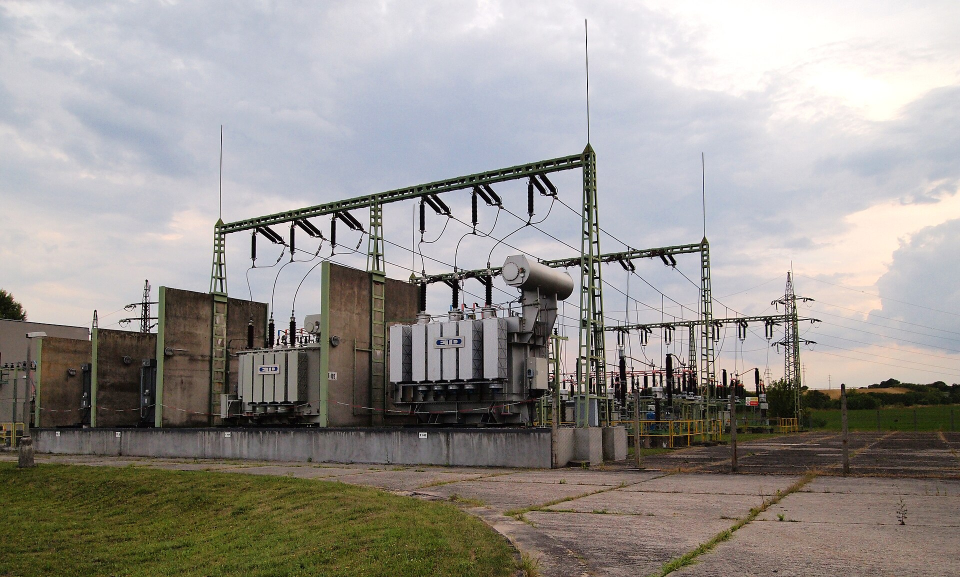
#> input picture img/before-substation.jpg, 1920 x 1154 px, found by its file name (shown at 1/2 size)
$ python make_after.py
#> lines starting #> are read from the running program, lines starting #| are printed output that depends on the picture
"""Draw the Matrica shield (concrete posts, cable grid, crushed-concrete wall) over the real substation photo.

The result is a concept visualisation, not a photo of a built shield. Run from pitch/:
    python scripts/make_after.py
"""
import random
from PIL import Image, ImageDraw, ImageFilter

SRC = "public/img/before-substation.jpg"
OUT = "public/img/after-substation-shield.jpg"
S = 2  # draw at 2x, then downsample for smooth lines

base = Image.open(SRC).convert("RGB")
#> base is the input picture: PIL image 1920x1154 RGB; mean R, G, B 152.8, 148.7, 144.3
W, H = base.size
#> W = 1920; H = 1154
layer = Image.new("RGBA", (W * S, H * S), (0, 0, 0, 0))
#> layer: PIL image 3840x2308 RGBA; every value is 0
d = ImageDraw.Draw(layer)
random.seed(7)

# screen in front of both transformers, about 2 m out on the concrete apron
x0, x1 = 420 * S, 1170 * S
top, ground = 585 * S, 940 * S
wall_top = 885 * S

# crushed-concrete wall at the base
d.rectangle([x0 - 10 * S, wall_top, x1 + 10 * S, ground], fill=(122, 126, 128, 255))
for _ in range(1400):
    cx = random.randint(x0, x1); cy = random.randint(wall_top + 4 * S, ground - 4 * S); r = random.randint(3, 8) * S // 2
    g = random.randint(95, 165)
    d.ellipse([cx - r, cy - r, cx + r, cy + r], fill=(g, g, g + 3, 255))
d.line([x0 - 10 * S, wall_top, x1 + 10 * S, wall_top], fill=(160, 164, 166, 255), width=2 * S)

# cable grid: whole insulated cables, laid straight, ~10 cm spacing
step = 6 * S
cable = (24, 26, 28, 205)
for x in range(x0, x1 + 1, step):
    d.line([x, top + 6 * S, x, wall_top], fill=cable, width=int(1.5 * S))
for y in range(top + 6 * S, wall_top, step):
    d.line([x0, y, x1, y], fill=cable, width=int(1.5 * S))
# thick cables across the lower part, in front of the radiators
for y in range(790 * S, wall_top - 4 * S, 15 * S):
    d.line([x0, y, x1, y], fill=(18, 19, 21, 240), width=5 * S)
# ties at crossings (every other node)
for x in range(x0, x1 + 1, step * 2):
    for y in range(top + 6 * S, wall_top, step * 2):
        d.ellipse([x - 2 * S, y - 2 * S, x + 2 * S, y + 2 * S], fill=(70, 74, 78, 230))

# AMKA ropes, top and bottom
for y in (top + 4 * S, wall_top - 2 * S):
    d.line([x0 - 14 * S, y, x1 + 14 * S, y], fill=(12, 12, 13, 255), width=6 * S)
    d.line([x0 - 14 * S, y - 2 * S, x1 + 14 * S, y - 2 * S], fill=(90, 92, 95, 160), width=1 * S)

# reused concrete posts
for px in [x0, x0 + (x1 - x0) // 4, x0 + (x1 - x0) // 2, x0 + 3 * (x1 - x0) // 4, x1]:
    w = 15 * S
    d.rectangle([px - w, top - 30 * S, px + w, ground], fill=(176, 179, 180, 255))
    d.rectangle([px - w, top - 30 * S, px - w + 7 * S, ground], fill=(205, 207, 208, 255))   # lit side
    d.rectangle([px + w - 8 * S, top - 30 * S, px + w, ground], fill=(132, 135, 137, 255))   # shaded side
    d.rectangle([px - w - 2 * S, top - 34 * S, px + w + 2 * S, top - 26 * S], fill=(150, 153, 155, 255))  # cap
#> this loop made 5 passes
#> px on passes 1 to 5: 840, 1215, 1590, 1965, 2340

# soft contact shadow on the ground
shadow = Image.new("RGBA", layer.size, (0, 0, 0, 0))
ImageDraw.Draw(shadow).rectangle([x0 - 20 * S, ground - 4 * S, x1 + 40 * S, ground + 14 * S], fill=(0, 0, 0, 110))
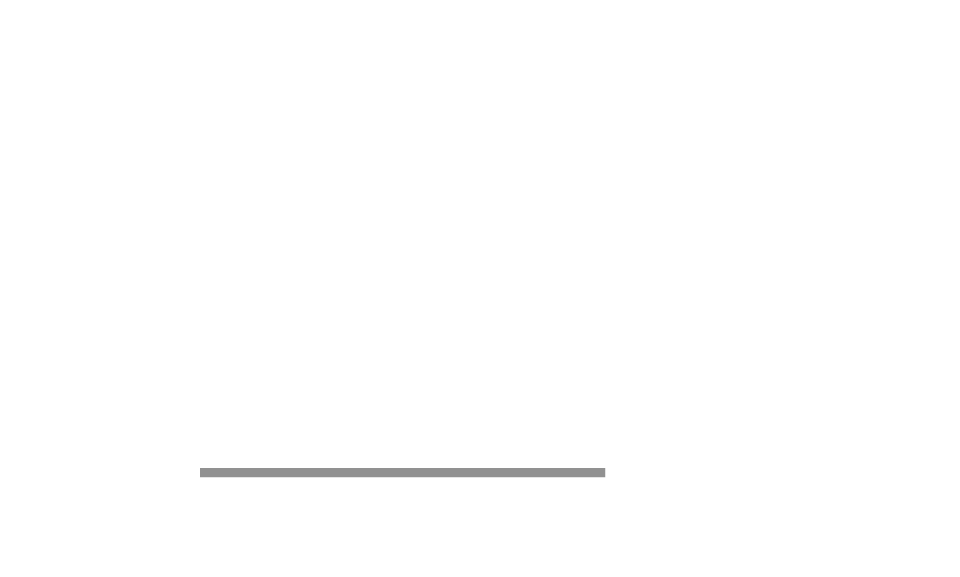
#> shadow: PIL image 3840x2308 RGBA (shown at 1/4 size); mean R, G, B, A 0, 0, 0, 0.7; transparent parts drawn white
shadow = shadow.filter(ImageFilter.GaussianBlur(10 * S))

overlay = Image.alpha_composite(shadow, layer).resize((W, H), Image.LANCZOS)
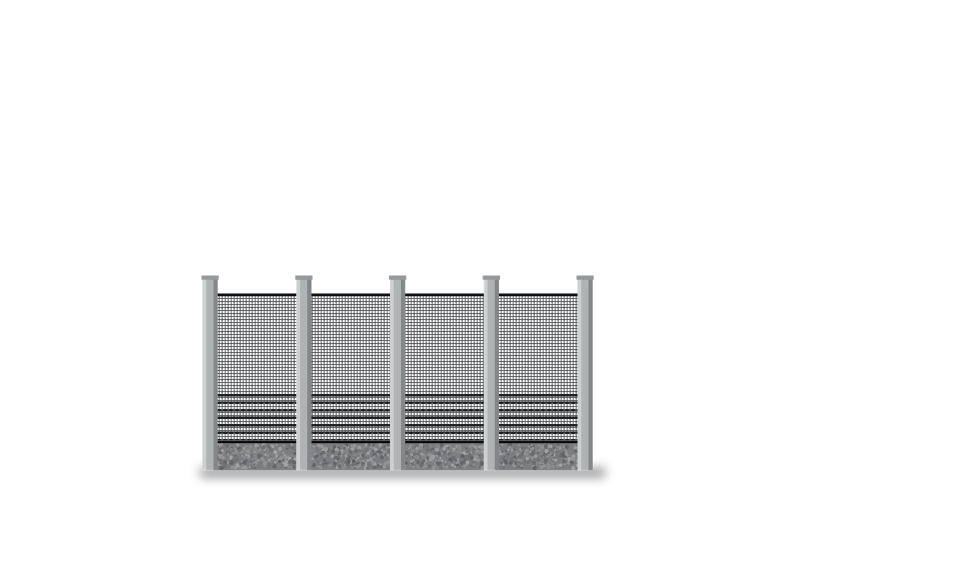
#> overlay: PIL image 1920x1154 RGBA (shown at 1/2 size); mean R, G, B, A 8.9, 9.2, 9.8, 21.6; transparent parts drawn white
out = Image.alpha_composite(base.convert("RGBA"), overlay).convert("RGB")
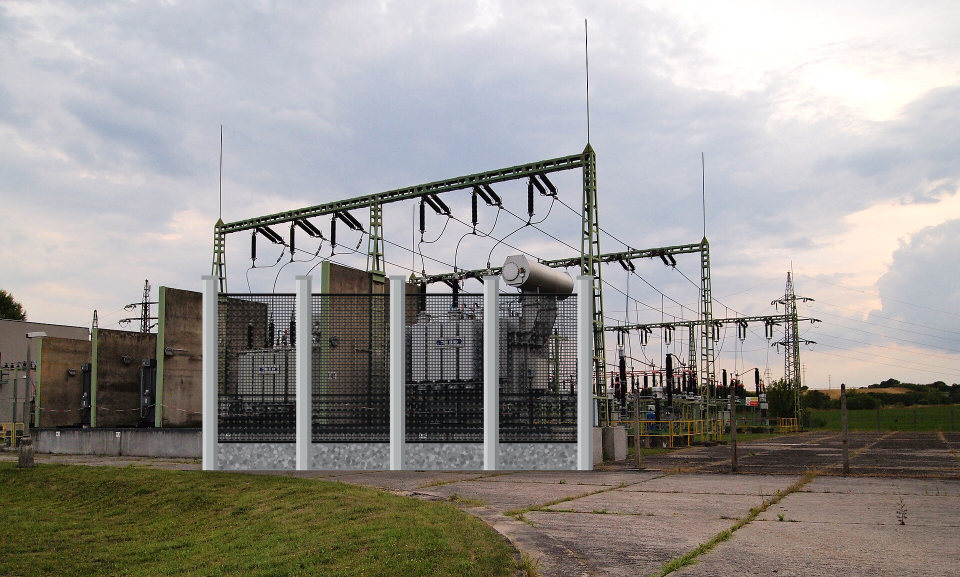
#> out: PIL image 1920x1154 RGB (shown at 1/2 size); mean R, G, B 152.6, 149.2, 145.4
out.save(OUT, quality=92)
print(OUT, out.size)
#| public/img/after-substation-shield.jpg (1920, 1154)

$ run again, with img/before-cable-scrap.jpg copied over img/before-substation.jpg
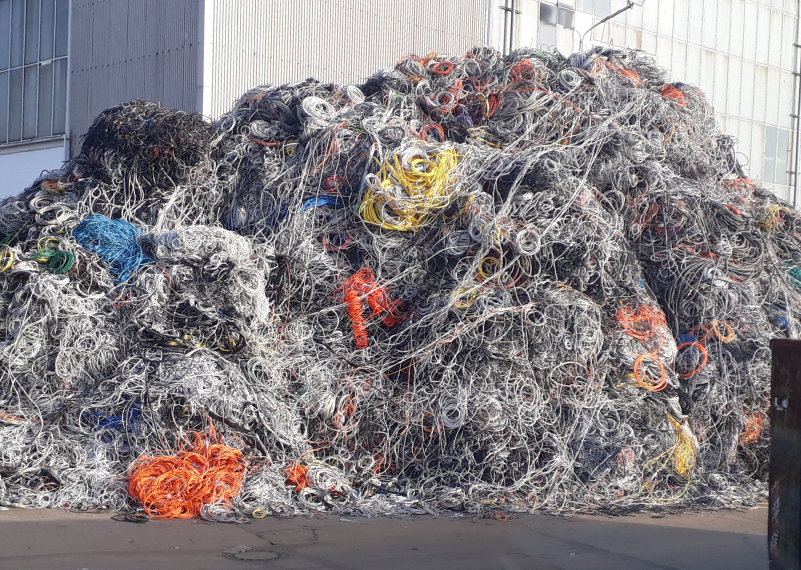
#> input picture img/before-cable-scrap.jpg, 2403 x 1708 px, found by its file name (shown at 1/3 size)
#> base is the input picture: PIL image 2403x1708 RGB; mean R, G, B 134, 128.4, 131.6
#> layer: PIL image 4806x3416 RGBA; every value is 0
#> the loop `for px in [x0, x0 + (x1 - x0) // 4, x0 + (x1 - x0) // 2, x0 + 3 * (x1 ..` made 5 passes
#> px on passes 1 to 5: 840, 1215, 1590, 1965, 2340
#> `overlay = Image.alpha_composite(shadow, layer).resize((W, H), Image.LA..`:
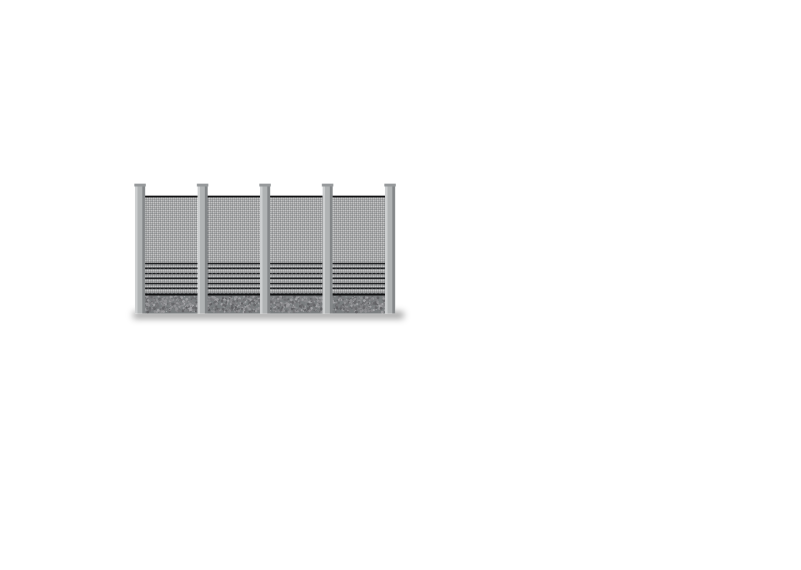
#> overlay: PIL image 2403x1708 RGBA (shown at 1/3 size); mean R, G, B, A 4.8, 4.9, 5.3, 11.6; transparent parts drawn white
#> `out = Image.alpha_composite(base.convert("RGBA"), overlay).convert("RG..`:
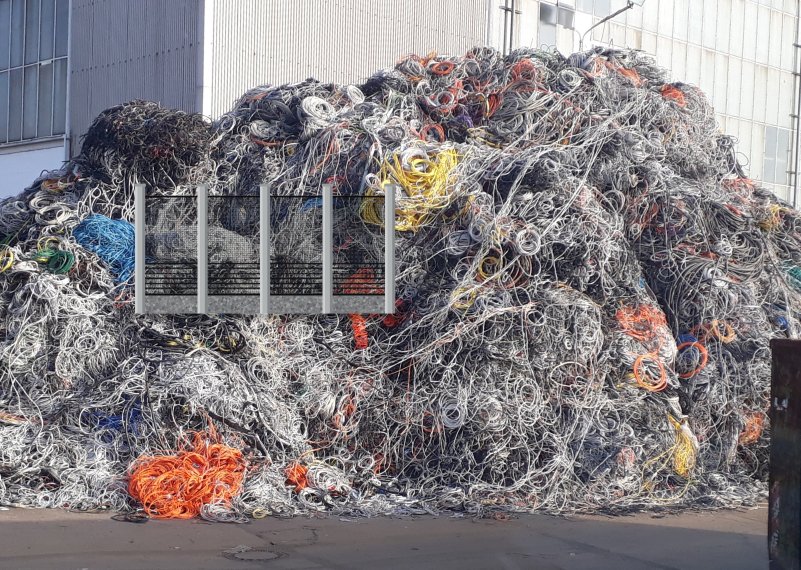
#> out: PIL image 2403x1708 RGB (shown at 1/3 size); mean R, G, B 132.5, 127.4, 130.5
#| public/img/after-substation-shield.jpg (2403, 1708)

$ run again, with img/process-cutter.jpg copied over img/before-substation.jpg
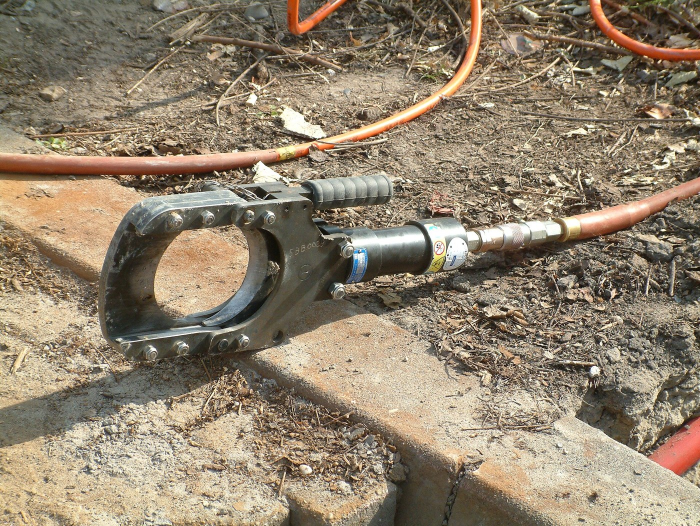
#> input picture img/process-cutter.jpg, 1400 x 1052 px, found by its file name (shown at 1/2 size)
#> base is the input picture: PIL image 1400x1052 RGB; mean R, G, B 145.8, 131.1, 110
#> layer: PIL image 2800x2104 RGBA; every value is 0
#> the loop `for px in [x0, x0 + (x1 - x0) // 4, x0 + (x1 - x0) // 2, x0 + 3 * (x1 ..` made 5 passes
#> px on passes 1 to 5: 840, 1215, 1590, 1965, 2340
#> `overlay = Image.alpha_composite(shadow, layer).resize((W, H), Image.LA..`:
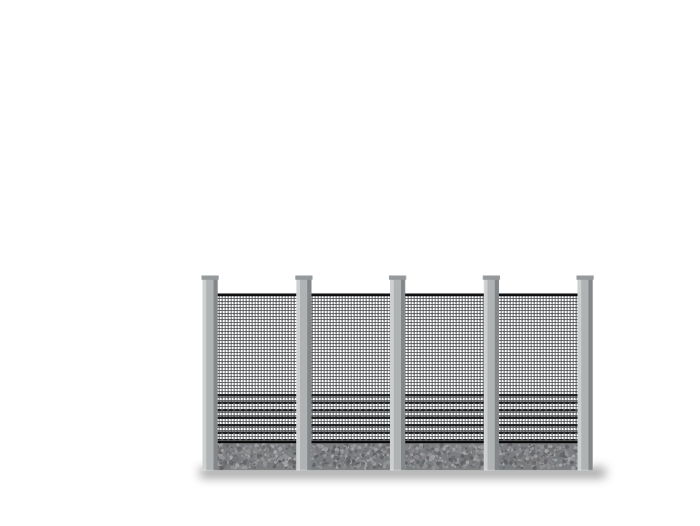
#> overlay: PIL image 1400x1052 RGBA (shown at 1/2 size); mean R, G, B, A 13.5, 13.8, 14.8, 32.4; transparent parts drawn white
#> `out = Image.alpha_composite(base.convert("RGBA"), overlay).convert("RG..`:
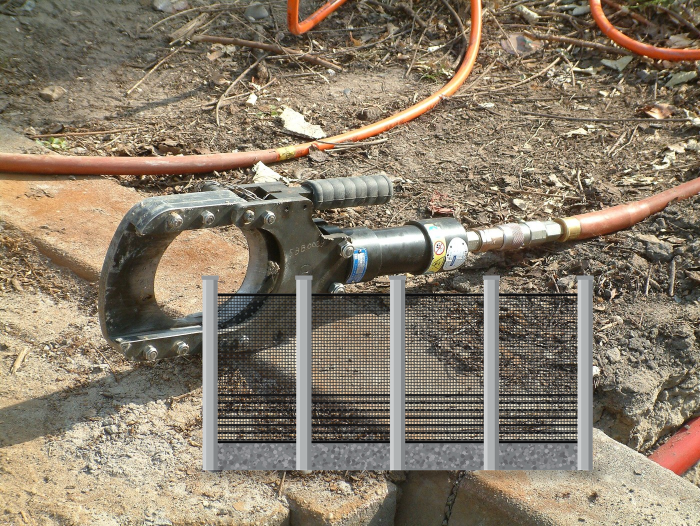
#> out: PIL image 1400x1052 RGB (shown at 1/2 size); mean R, G, B 137.6, 125, 106.8
#| public/img/after-substation-shield.jpg (1400, 1052)

$ run again, with img/process-gabion.jpg copied over img/before-substation.jpg
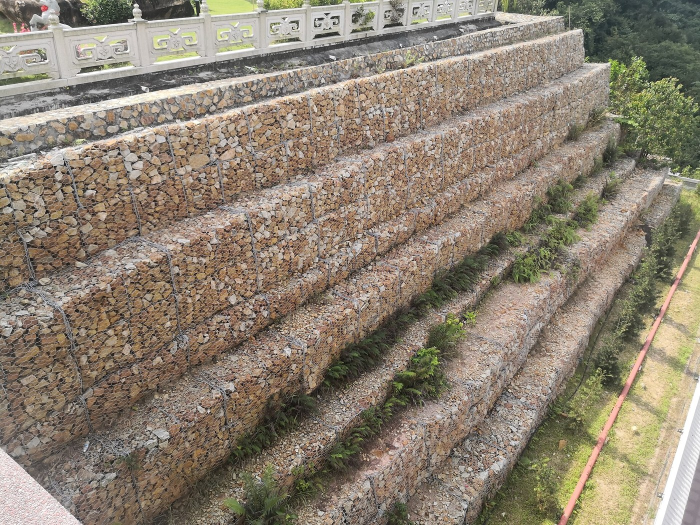
#> input picture img/process-gabion.jpg, 1400 x 1050 px, found by its file name (shown at 1/2 size)
#> base is the input picture: PIL image 1400x1050 RGB; mean R, G, B 140.6, 129.6, 113.7
#> layer: PIL image 2800x2100 RGBA; every value is 0
#> the loop `for px in [x0, x0 + (x1 - x0) // 4, x0 + (x1 - x0) // 2, x0 + 3 * (x1 ..` made 5 passes
#> px on passes 1 to 5: 840, 1215, 1590, 1965, 2340
#> `overlay = Image.alpha_composite(shadow, layer).resize((W, H), Image.LA..`:
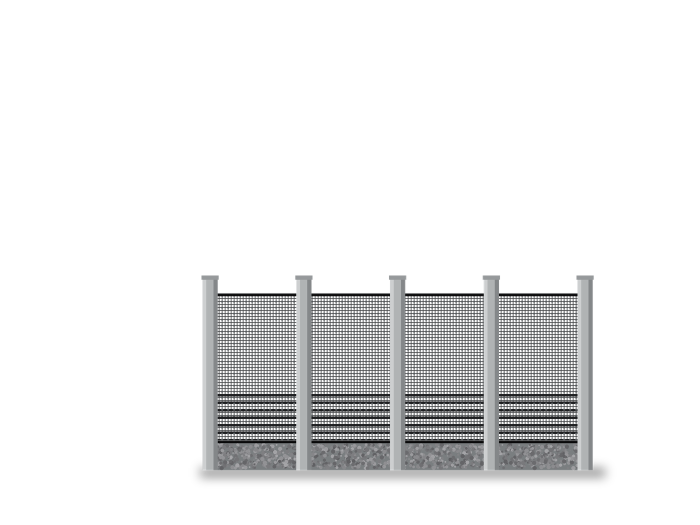
#> overlay: PIL image 1400x1050 RGBA (shown at 1/2 size); mean R, G, B, A 13.5, 13.8, 14.8, 32.5; transparent parts drawn white
#> `out = Image.alpha_composite(base.convert("RGBA"), overlay).convert("RG..`:
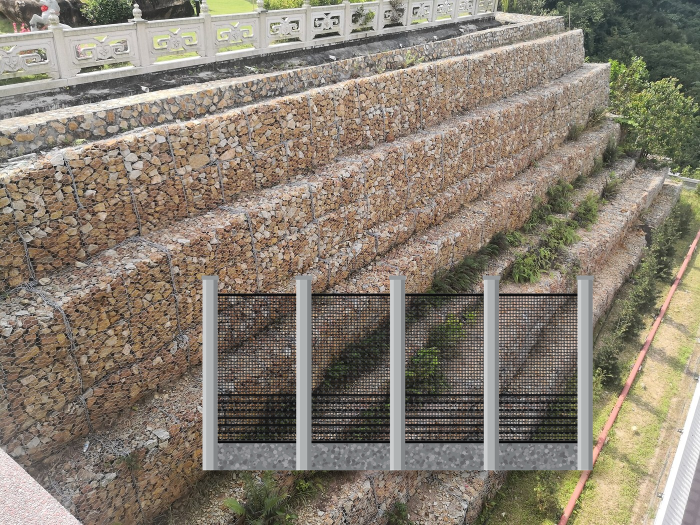
#> out: PIL image 1400x1050 RGB (shown at 1/2 size); mean R, G, B 136.3, 127.1, 113.6
#| public/img/after-substation-shield.jpg (1400, 1050)
